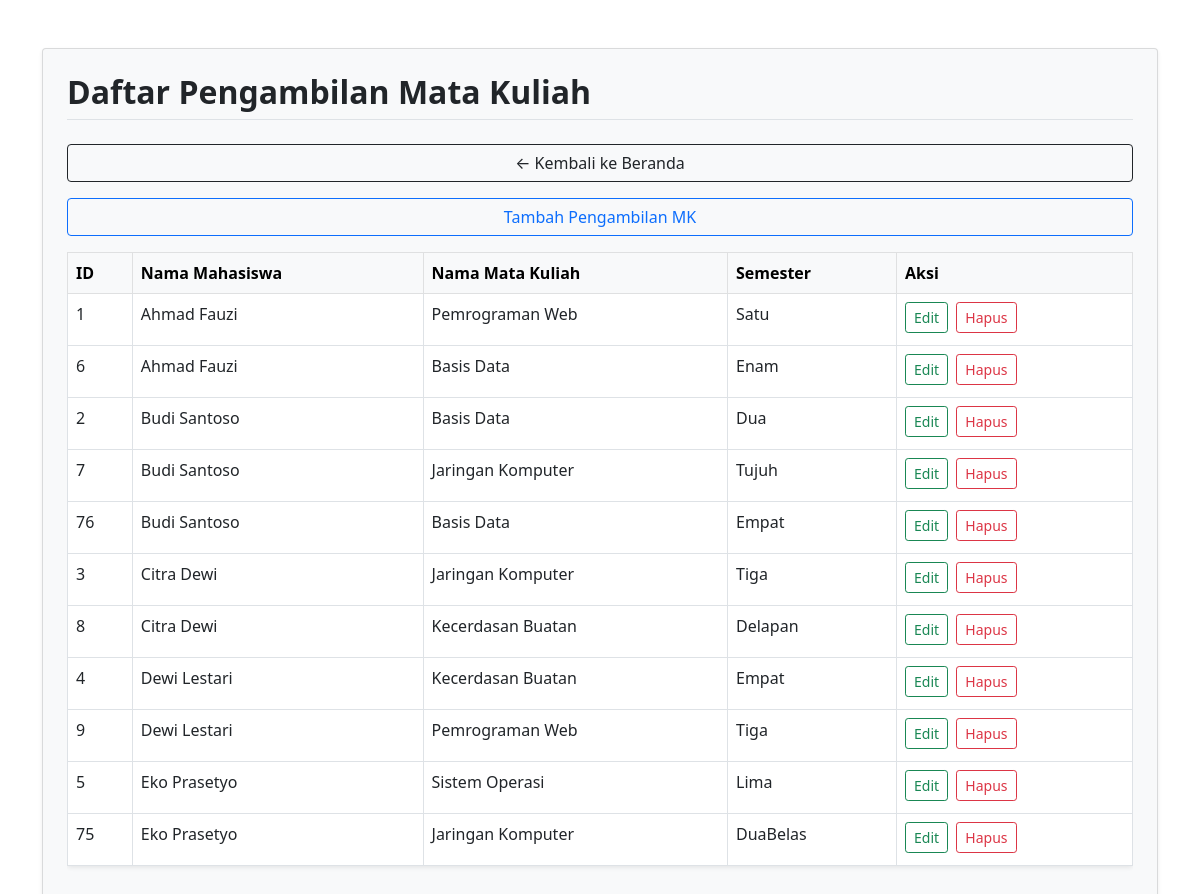
Screenshot of /view/ambil_mk/index.php with the database file from the repository.
### tables this page shows
CREATE TABLE `ambil_mk`  (
  `id` int NOT NULL AUTO_INCREMENT,
  `id_mahasiswa` int NULL DEFAULT NULL,
  `id_mk` int NULL DEFAULT NULL,
  `semester` varchar(10) NULL DEFAULT NULL,
  PRIMARY KEY (`id`) USING BTREE,
  INDEX `id_mahasiswa`(`id_mahasiswa` ASC) USING BTREE,
  INDEX `id_mk`(`id_mk` ASC) USING BTREE,
  CONSTRAINT `ambil_mk_ibfk_1` FOREIGN KEY (`id_mahasiswa`) REFERENCES `mahasiswa` (`id`) ON DELETE CASCADE ON UPDATE RESTRICT,
  CONSTRAINT `ambil_mk_ibfk_2` FOREIGN KEY (`id_mk`) REFERENCES `mata_kuliah` (`id`) ON DELETE CASCADE ON UPDATE RESTRICT
);

CREATE TABLE `mahasiswa`  (
  `id` int NOT NULL AUTO_INCREMENT,
  `nama` varchar(100) NULL DEFAULT NULL,
  `nim` varchar(20) NULL DEFAULT NULL,
  `telepon` varchar(20) NULL DEFAULT NULL,
  `email` varchar(100) NULL DEFAULT NULL,
  `tanggal_masuk` date NULL DEFAULT NULL,
  PRIMARY KEY (`id`) USING BTREE
);

CREATE TABLE `mata_kuliah`  (
  `id` int NOT NULL AUTO_INCREMENT,
  `nama_mk` varchar(100) NULL DEFAULT NULL,
  `kode_mk` varchar(20) NULL DEFAULT NULL,
  `id_dosen` int NULL DEFAULT NULL,
  PRIMARY KEY (`id`) USING BTREE,
  INDEX `id_dosen`(`id_dosen` ASC) USING BTREE,
  CONSTRAINT `mata_kuliah_ibfk_1` FOREIGN KEY (`id_dosen`) REFERENCES `dosen` (`id`) ON DELETE SET NULL ON UPDATE RESTRICT
);

### model/AmbilMK.php (called while the page is built, shortened)
<?php
class AmbilMK {
    private $conn;
    public function __construct($conn) {
        $this->conn = $conn;
    }
    public function semua() {
        $sql = "SELECT am.*, m.nama AS nama_mahasiswa, mk.nama_mk AS nama_mk
                FROM ambil_mk am
                JOIN mahasiswa m ON am.id_mahasiswa = m.id
                JOIN mata_kuliah mk ON am.id_mk = mk.id";
        return $this->conn->query($sql);
    }
}
?>

### view/ambil_mk/index.php (the view, shortened to what this page needs)
<?php
require_once '../../connection.php';
require_once '../../model/AmbilMK.php';
$model = new AmbilMK($conn);
$data = $model->semua();
?>
<!DOCTYPE html>
<html>
<head>
    <link rel="stylesheet" href="../../assets/bootstrap.min.css">
</head>
<body>
    <div class="container mt-5">
        <div class="card shadow-sm p-4 bg-light rounded">
            <h2 class="mb-4 fw-bold border-bottom pb-2">Daftar Pengambilan Mata Kuliah</h2>
            <a href="../../index.php" class="btn btn-outline-dark mb-3">&larr; Kembali ke Beranda</a>
            <a href="tambah.php" class="btn btn-outline-primary mb-3">Tambah Pengambilan MK</a>
            <div class="table-responsive">
                <table class="table table-hover table-bordered bg-white rounded shadow-sm">
                    <thead class="table-light">
                        <tr>
                            <th>ID</th>
                            <th>Nama Mahasiswa</th>
                            <th>Nama Mata Kuliah</th>
                            <th>Semester</th>
                            <th>Aksi</th>
                        </tr>
                    </thead>
                    <tbody>
                        <?php while ($row = $data->fetch_assoc()): ?>
                        <tr>
                            <td><?= $row['id'] ?></td>
                            <td><?= $row['nama_mahasiswa'] ?></td>
                            <td><?= $row['nama_mk'] ?></td>
                            <td><?= $row['semester'] ?></td>
                            <td>
                                <a href="edit.php?id=<?= $row['id'] ?>" class="btn btn-outline-success btn-sm me-1 mb-1">Edit</a>
                                <a href="../../controller/AmbilMKController.php?hapus=<?= $row['id'] ?>" class="btn btn-outline-danger btn-sm mb-1" onclick="return confirm('Yakin?')">Hapus</a>
                            </td>
                        </tr>
                        <?php endwhile; ?>
                    </tbody>
                </table>
            </div>
        </div>
    </div>
</body>
</html>

### rows the page displays
ambil_mk: id "1", id_mahasiswa.nama "Ahmad Fauzi", id_mk.nama_mk "Pemrograman Web", semester "Satu"
ambil_mk: id "6", id_mahasiswa.nama "Ahmad Fauzi", id_mk.nama_mk "Basis Data", semester "Enam"
ambil_mk: id "2", id_mahasiswa.nama "Budi Santoso", id_mk.nama_mk "Basis Data", semester "Dua"
ambil_mk: id "7", id_mahasiswa.nama "Budi Santoso", id_mk.nama_mk "Jaringan Komputer", semester "Tujuh"
ambil_mk: id "76", id_mahasiswa.nama "Budi Santoso", id_mk.nama_mk "Basis Data", semester "Empat"
ambil_mk: id "3", id_mahasiswa.nama "Citra Dewi", id_mk.nama_mk "Jaringan Komputer", semester "Tiga"
ambil_mk: id "8", id_mahasiswa.nama "Citra Dewi", id_mk.nama_mk "Kecerdasan Buatan", semester "Delapan"
ambil_mk: id "4", id_mahasiswa.nama "Dewi Lestari", id_mk.nama_mk "Kecerdasan Buatan", semester "Empat"
ambil_mk: id "9", id_mahasiswa.nama "Dewi Lestari", id_mk.nama_mk "Pemrograman Web", semester "Tiga"
ambil_mk: id "5", id_mahasiswa.nama "Eko Prasetyo", id_mk.nama_mk "Sistem Operasi", semester "Lima"
ambil_mk: id "75", id_mahasiswa.nama "Eko Prasetyo", id_mk.nama_mk "Jaringan Komputer", semester "DuaBelas"
